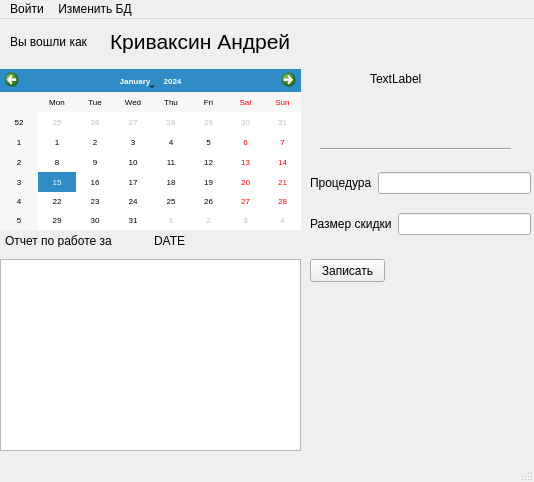
<?xml version="1.0" encoding="UTF-8"?>
<ui version="4.0">
 <class>GeneralWidget</class>
 <widget class="QMainWindow" name="GeneralWidget">
  <property name="geometry">
   <rect>
    <x>0</x>
    <y>0</y>
    <width>534</width>
    <height>482</height>
   </rect>
  </property>
  <property name="windowTitle">
   <string>Учет заработка массажиста</string>
  </property>
  <widget class="QWidget" name="centralwidget">
   <widget class="QWidget" name="horizontalLayoutWidget">
    <property name="geometry">
     <rect>
      <x>0</x>
      <y>0</y>
      <width>301</width>
      <height>45</height>
     </rect>
    </property>
    <layout class="QHBoxLayout" name="horizontalLayout">
     <property name="leftMargin">
      <number>10</number>
     </property>
     <property name="topMargin">
      <number>10</number>
     </property>
     <property name="rightMargin">
      <number>10</number>
     </property>
     <property name="bottomMargin">
      <number>10</number>
     </property>
     <item>
      <widget class="QLabel" name="label">
       <property name="text">
        <string>Вы вошли как </string>
       </property>
      </widget>
     </item>
     <item>
      <widget class="QLabel" name="label_2">
       <property name="font">
        <font>
         <pointsize>16</pointsize>
        </font>
       </property>
       <property name="text">
        <string>Криваксин Андрей</string>
       </property>
      </widget>
     </item>
    </layout>
   </widget>
   <widget class="QLabel" name="label_3">
    <property name="geometry">
     <rect>
      <x>370</x>
      <y>10</y>
      <width>100</width>
      <height>100</height>
     </rect>
    </property>
    <property name="text">
     <string>TextLabel</string>
    </property>
   </widget>
   <widget class="QCalendarWidget" name="calendarWidget">
    <property name="geometry">
     <rect>
      <x>0</x>
      <y>50</y>
      <width>301</width>
      <height>161</height>
     </rect>
    </property>
    <property name="font">
     <font>
      <pointsize>6</pointsize>
     </font>
    </property>
   </widget>
   <widget class="QWidget" name="horizontalLayoutWidget_2">
    <property name="geometry">
     <rect>
      <x>0</x>
      <y>210</y>
      <width>301</width>
      <height>23</height>
     </rect>
    </property>
    <layout class="QHBoxLayout" name="horizontalLayout_2">
     <property name="leftMargin">
      <number>5</number>
     </property>
     <property name="topMargin">
      <number>5</number>
     </property>
     <property name="rightMargin">
      <number>5</number>
     </property>
     <property name="bottomMargin">
      <number>5</number>
     </property>
     <item>
      <widget class="QLabel" name="label_4">
       <property name="text">
        <string>Отчет по работе за </string>
       </property>
      </widget>
     </item>
     <item>
      <widget class="QLabel" name="label_5">
       <property name="text">
        <string>DATE</string>
       </property>
      </widget>
     </item>
    </layout>
   </widget>
   <widget class="QListWidget" name="listWidget">
    <property name="geometry">
     <rect>
      <x>0</x>
      <y>240</y>
      <width>301</width>
      <height>192</height>
     </rect>
    </property>
    <property name="font">
     <font>
      <family>Georgia</family>
      <pointsize>14</pointsize>
     </font>
    </property>
   </widget>
   <widget class="Line" name="line">
    <property name="geometry">
     <rect>
      <x>320</x>
      <y>115</y>
      <width>191</width>
      <height>31</height>
     </rect>
    </property>
    <property name="orientation">
     <enum>Qt::Horizontal</enum>
    </property>
   </widget>
   <widget class="QPushButton" name="pushButton">
    <property name="geometry">
     <rect>
      <x>310</x>
      <y>240</y>
      <width>75</width>
      <height>23</height>
     </rect>
    </property>
    <property name="text">
     <string>Записать</string>
    </property>
   </widget>
   <widget class="QWidget" name="verticalLayoutWidget">
    <property name="geometry">
     <rect>
      <x>310</x>
      <y>140</y>
      <width>221</width>
      <height>91</height>
     </rect>
    </property>
    <layout class="QVBoxLayout" name="verticalLayout_2">
     <item>
      <layout class="QHBoxLayout" name="horizontalLayout_3">
       <item>
        <widget class="QLabel" name="label_6">
         <property name="text">
          <string>Процедура</string>
         </property>
        </widget>
       </item>
       <item>
        <widget class="QLineEdit" name="lineEdit"/>
       </item>
      </layout>
     </item>
     <item>
      <layout class="QHBoxLayout" name="horizontalLayout_4">
       <item>
        <widget class="QLabel" name="label_7">
         <property name="text">
          <string>Размер скидки</string>
         </property>
        </widget>
       </item>
       <item>
        <widget class="QLineEdit" name="lineEdit_2"/>
       </item>
      </layout>
     </item>
    </layout>
   </widget>
  </widget>
  <widget class="QMenuBar" name="menubar">
   <property name="geometry">
    <rect>
     <x>0</x>
     <y>0</y>
     <width>534</width>
     <height>21</height>
    </rect>
   </property>
   <widget class="QMenu" name="menu">
    <property name="title">
     <string>Войти</string>
    </property>
    <addaction name="action"/>
    <addaction name="action_2"/>
   </widget>
   <widget class="QMenu" name="menu_2">
    <property name="title">
     <string>Изменить БД</string>
    </property>
   </widget>
   <addaction name="menu"/>
   <addaction name="menu_2"/>
  </widget>
  <widget class="QStatusBar" name="statusbar"/>
  <action name="action">
   <property name="text">
    <string>Регистрация</string>
   </property>
  </action>
  <action name="action_2">
   <property name="text">
    <string>Авторизация</string>
   </property>
  </action>
 </widget>
 <resources/>
 <connections/>
</ui>
